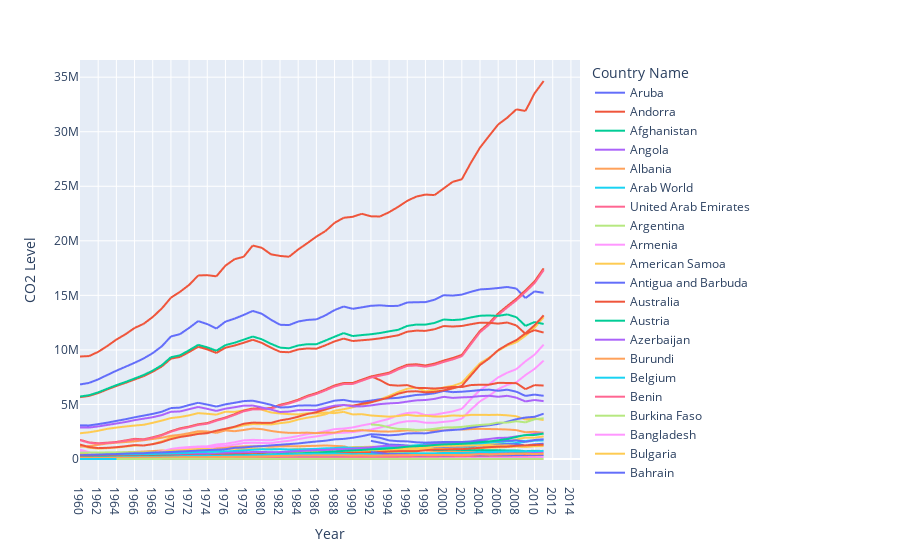

Notebook cell for this chart:
### Code cell
fig = px.line(df2, x='Year', y='CO2 Level', color='Country Name')
fig.show()
